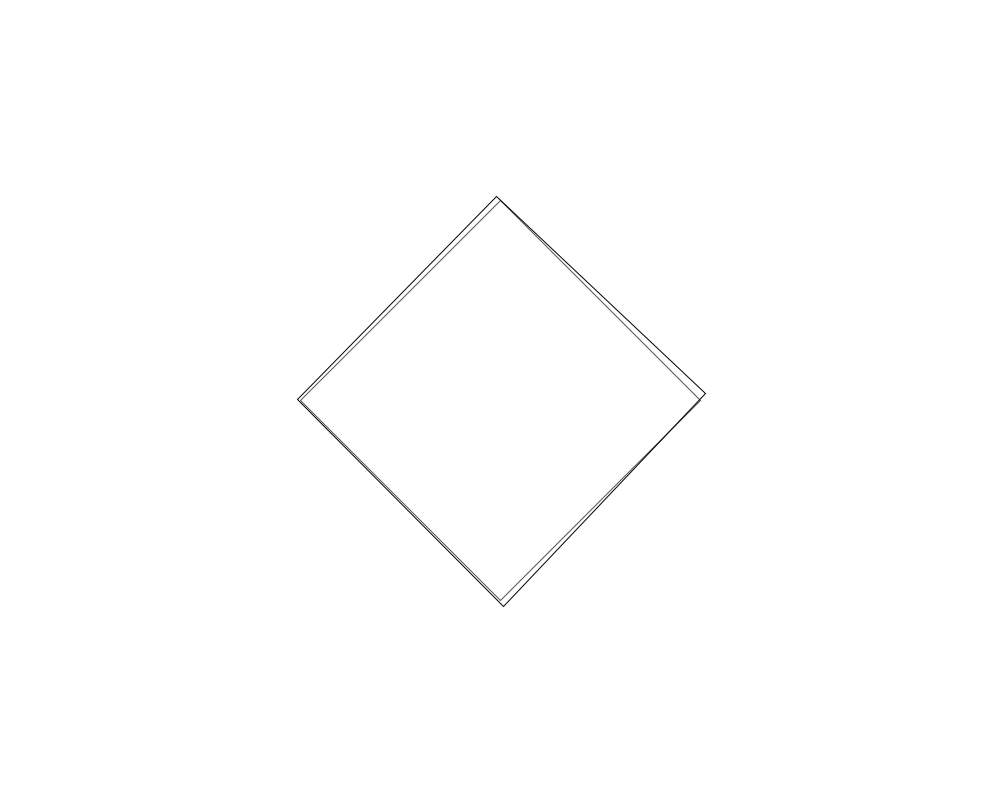
Frame 1 (no input)
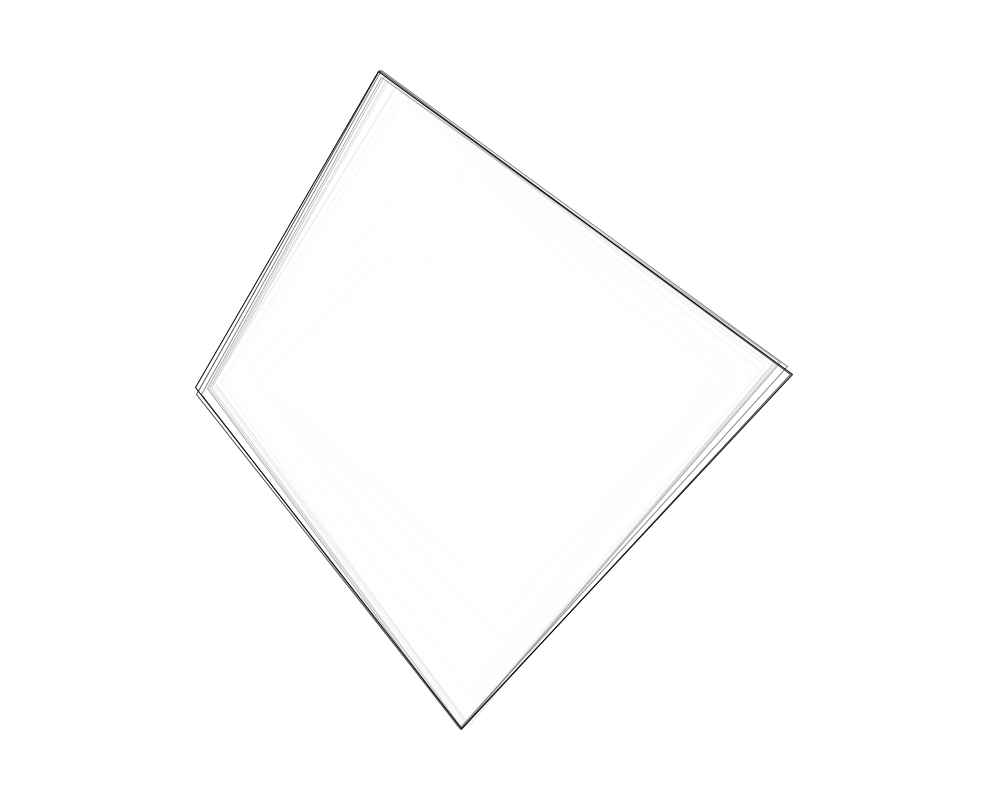
Frame 60 (the mouse pressed at the canvas centre just before this capture)
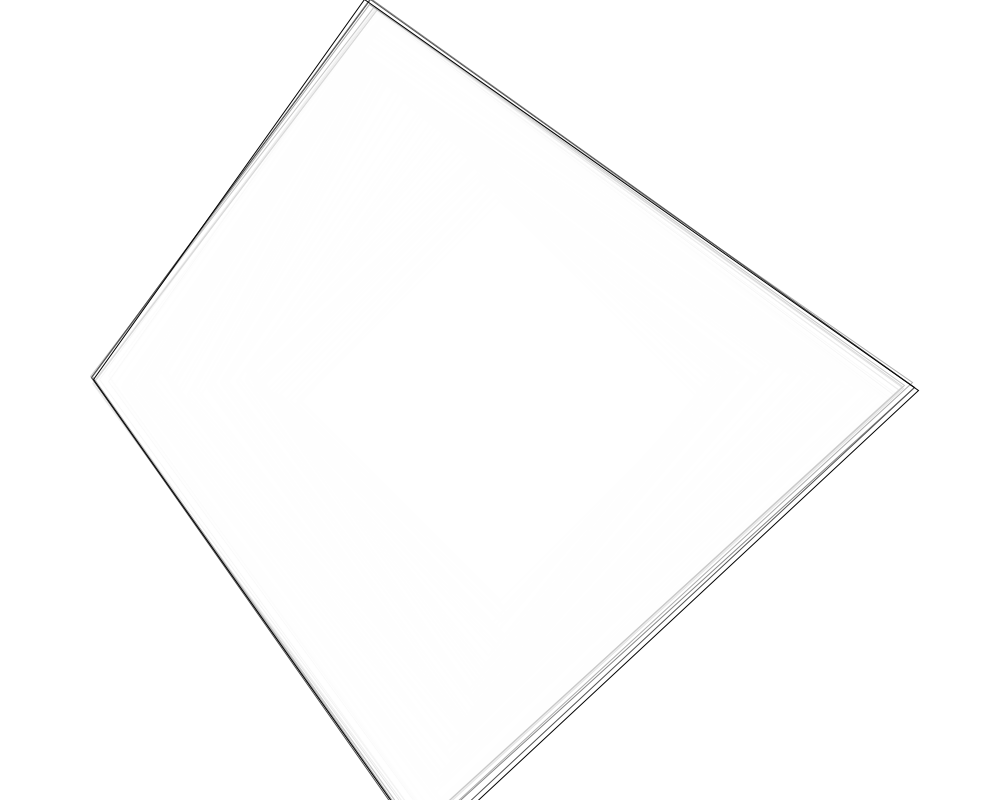
Frame 120 (the mouse held since frame 60 and released just before this capture)

The Processing sketch that drew these frames (run headless with seeded random() and noise(); from frame 60 on, the mouse is pressed at the canvas centre):

// Processing sketch: shape_grow
// ── shape_grow.pde

PVector center;
PShape sh;

void setup(){
  size(1000,800);
  
  frameRate(5);
  center = new PVector( width/2, height/2);
  sh = createShape();
  int frame = 200;
  sh.beginShape();
  sh.noFill(); sh.strokeWeight(1);
  sh.vertex(center.x,center.y-frame);
  sh.vertex(center.x+frame,center.y);
  sh.vertex(center.x,center.y+frame);
  sh.vertex(center.x-frame,center.y);
  //sh.vertex(center.x,center.y-frame);
  sh.endShape(CLOSE);
  
  
  background(255);
  shape(sh);
}


void draw() {
    //sh.scale(1.01);
    for(int v=0; v<sh.getVertexCount(); v++){
      PVector next = sh.getVertex(v);
      PVector dir = PVector.sub(next, center);
        dir.normalize();
        dir.mult(random(-3,9));
        dir.rotate( random(-PI,PI)/2);
      next.add(dir);
      sh.setVertex(v,next);
      // Eo for 
    }
    //background(255);
    noStroke();  fill(255,80);
      rect(0,0,width,height);
    shape(sh);
  
}

void mouseClicked(){
  int cl = get_closest(sh);
  PVector clos = sh.getVertex(cl);
  
  int nb = get_neighb(sh, cl);
  PVector neighb = sh.getVertex(nb);

  //println("points ", cl,":", nb);

  PVector mos = new PVector(mouseX, mouseY);
  sh = insert_point(sh, cl, nb, mos );
  
  background(255);
  shape(sh);
}
  
  
  
  
  /*    ****************
  *     *
  *     *
  */
int get_neighb( PShape shop, int id)
{
  int lo = shop.getVertexCount()-1;
  int n1, n2;
  PVector V1, V2;

  if (id==0) {
    n1 = 1;
    V1 = shop.getVertex(n1);
    n2 = lo;
    V2 = shop.getVertex(n2);
  } else if (id==lo) {
    n1 = 0;
    V1 = shop.getVertex(n1);
    n2 = lo-1;
    V2 = shop.getVertex(n2);
  } else {
    n1 = id-1;
    V1 = shop.getVertex(n1);
    n2 = id+1;
    V2 = shop.getVertex(n2);
  }

  V1.sub(mouseX, mouseY);
  V2.sub(mouseX, mouseY);

  if ( V1.mag() < V2.mag() ) {
    return n1;
  } else
    return n2;

  // Eo get_neighbour
}
  
int get_closest(PShape shop)
{
  float c_dist = -1;
  int closest_v = 0;

  // through every node 
  for (int v=0; v<shop.getVertexCount(); v++)
  {
    PVector vex = shop.getVertex(v);
    vex.sub( mouseX, mouseY );
    float mm = vex.mag();

    if ( c_dist== -1)
    {
      closest_v = v;
      c_dist = mm;
    } else if ( mm < c_dist) {
      // deduct closest
      // repl 1st
      c_dist = mm;
      closest_v = v;
    }
    // Eo for
  }

  // found closest
  // clos = closest_v

  return closest_v;
}



PShape insert_point( PShape shop, int a, int b, PVector pop)
{
  int p2;
  int len = shop.getVertexCount();

  if ( (a==len-1) && (b==0) )
  {
    println("last one");
    // add point to end
    //shop.beginShape();
    shop.vertex(mouseX, mouseY);
    //shop.endShape();
  } 
  else if ( (a==0) && (b==len-1) )
  {
    println("last one");
    // add point to end
    //shop.beginShape();
    shop.vertex(mouseX, mouseY);
    //shop.endShape();
  } else
  {
    if (a<b) {
      //p1 = a;
      p2 = b;
    } else {    //if(a>b){
      //p1 = b; 
      p2 = a;
    }

    // add point to end
    //shop.beginShape();
    shop.vertex(0, 0);
    //shop.endShape();

    len++;
    // shift point up
    for (int x=len-1; x>p2; x--) {
      PVector vec = shop.getVertex(x-1); 
      shop.setVertex(x, vec);
    }
    shop.setVertex(p2, pop);
  }

  return shop;
}

void insert_code(){
  // choose vertex
  PVector prev;
  int Len = sh.getVertexCount();
  int inc = int(random(0, Len-1));
  sh.vertex(0,0);
  for( int SH=Len; SH>inc; SH--){
    // SH = last
    // get 1 before last and copy into last;
    // finally SH = inc+1 becomes inc
    prev = sh.getVertex(SH-1);
    sh.setVertex(SH, prev);
  }
  // so then can put new Vect into inc
  
}
